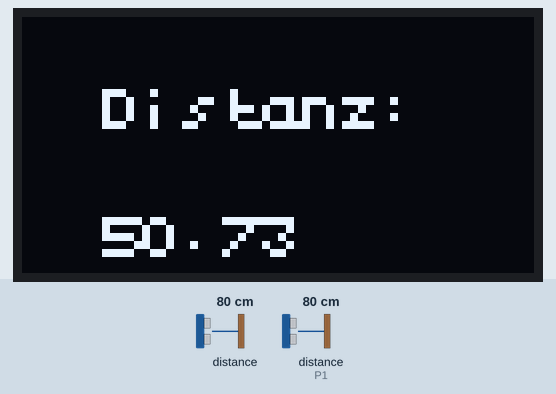
A program run on a simulated BBC micro:bit running MicroPython. Parts: 128×64 one-colour display. The test bench sets the inputs (shaded band); at power-on: distance to the obstacle 80 cm, distance to the obstacle (sensor on P1) 80 cm. The echo pulse lasts 58.3 µs per cm; what the program prints to the serial console is not drawn.

Above: at 1.2 s.
1.3 s: distance to the obstacle (sensor 0) set to 2 cm
At 3.1 s:
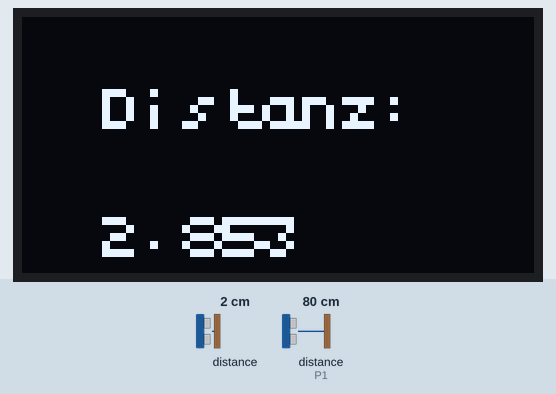
3.9 s: distance to the obstacle (sensor 0) set to 4 cm
At 5.2 s:
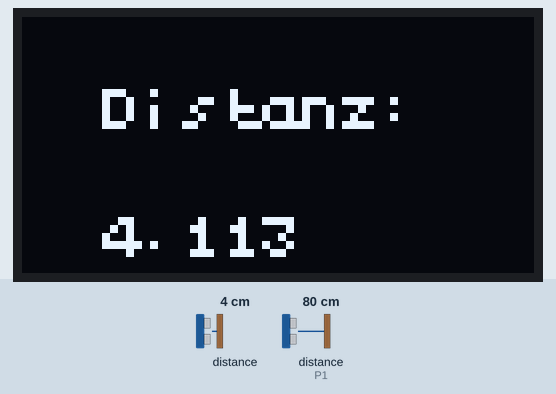
6.1 s: distance to the obstacle (sensor 0) set to 9 cm
At 8.4 s:
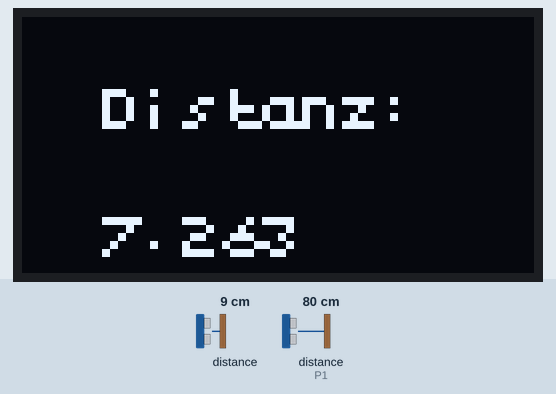
Timing chart, 0 to 9.9 s (numbered marks = the images above; inputs shaded):
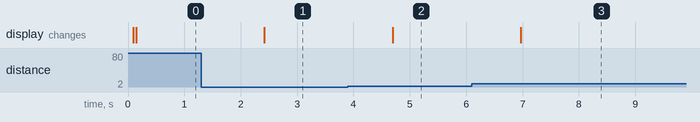

The program:

main.py
```python
from microbit import *
from ssd1306 import draw_screen, initialize, clear_oled
from ssd1306_text import add_text
import gc

DISTANCE_CM_PER_BIT = 0.21
DISTANCE_OFFSET = 1.8

TRIG_PIN = pin0
ECHO_PIN = pin1
initialize()
clear_oled()
spi.init(baudrate=50000, bits=8, mode=0, miso=ECHO_PIN)

def distance():
    gc.disable()
    TRIG_PIN.write_digital(True)
    TRIG_PIN.write_digital(False)
    x = spi.read(200)
    high_bits = 0
    for i in range(len(x)):
        if x[i] == 0 and high_bits > 0:
            break
        elif x[i] == 0xff:
            high_bits += 8
        else:
            high_bits += bin(x[i]).count('1')
    x = None
    gc.enable()
    gc.collect()
    return high_bits * DISTANCE_CM_PER_BIT + DISTANCE_OFFSET

while True:
    dist = distance()
    print(str(dist))
    add_text(2, 1, "Distanz: ")
    add_text(2, 3, str(dist))
    draw_screen()
    sleep(1000)
```

Measured:
- after the input at 1.3 s, the display: changes after 1.1 s (image 1)
- after the input at 3.9 s, the display: changes after 0.80 s (image 2)
- after the input at 6.1 s, the display: changes after 0.87 s (image 3)
